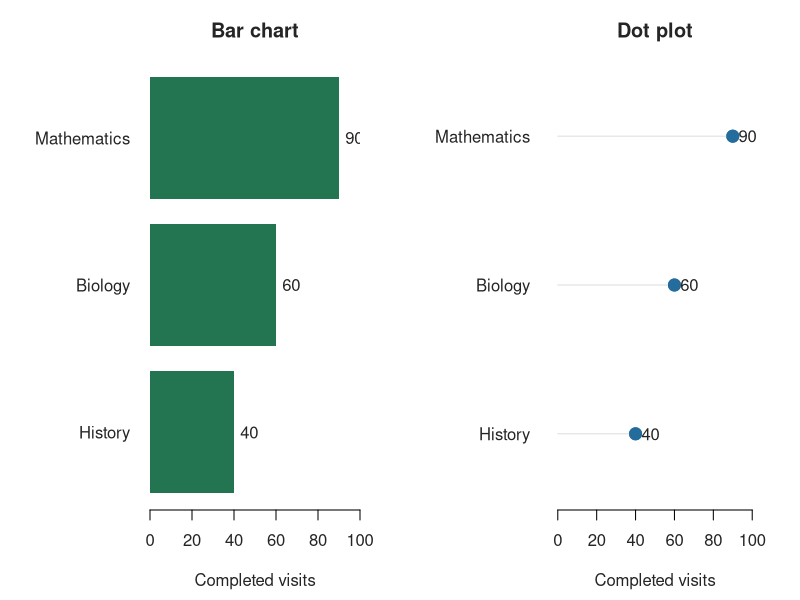
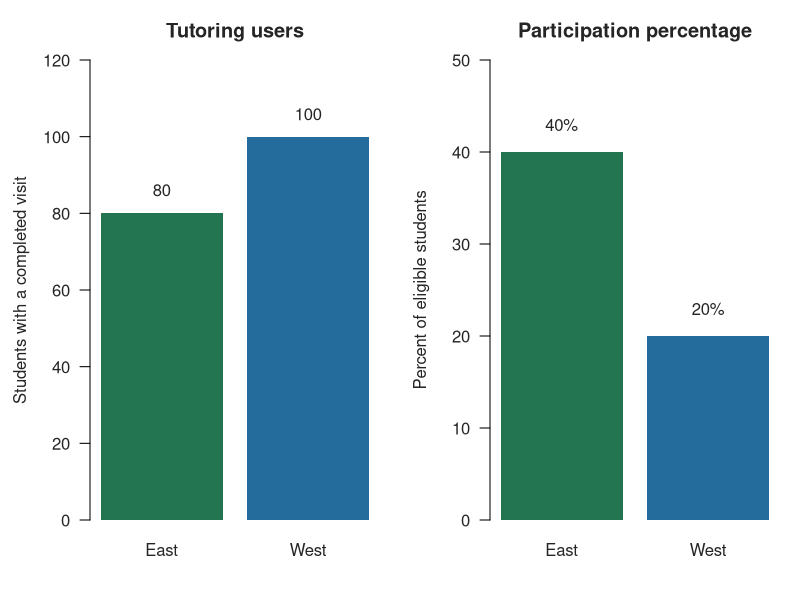
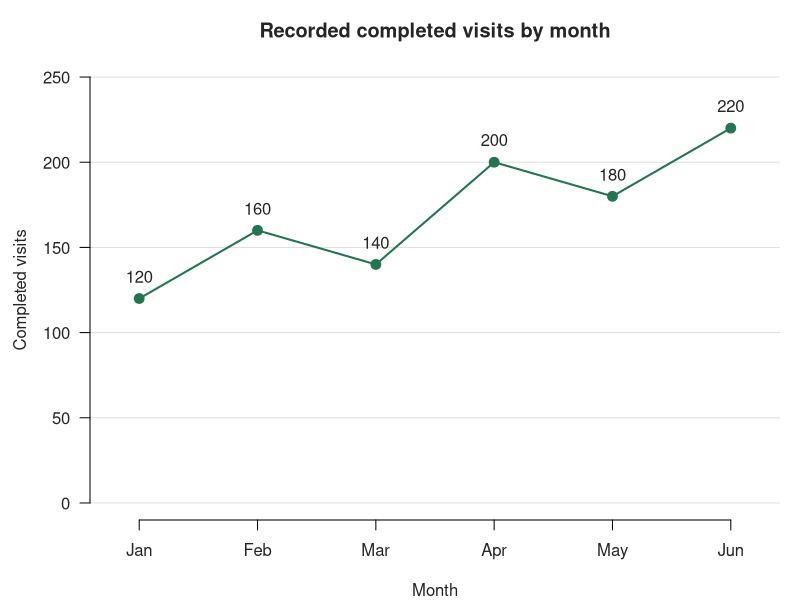
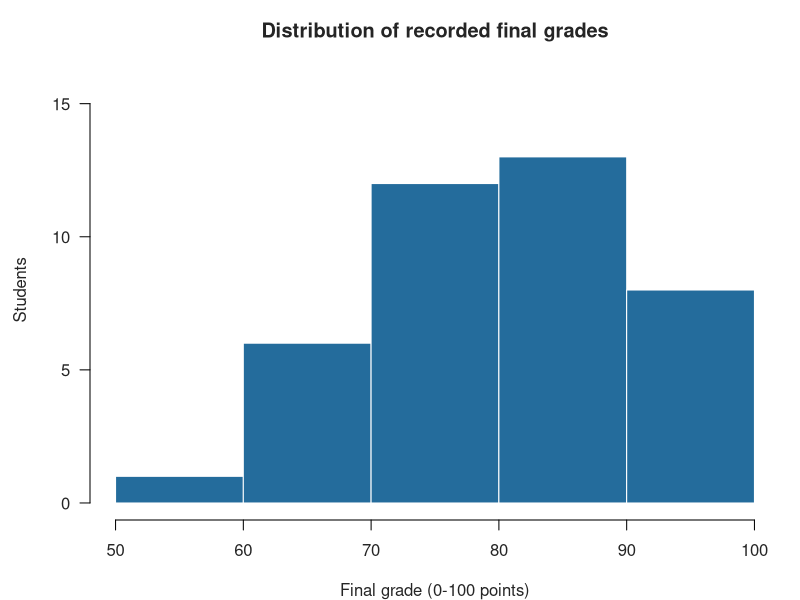
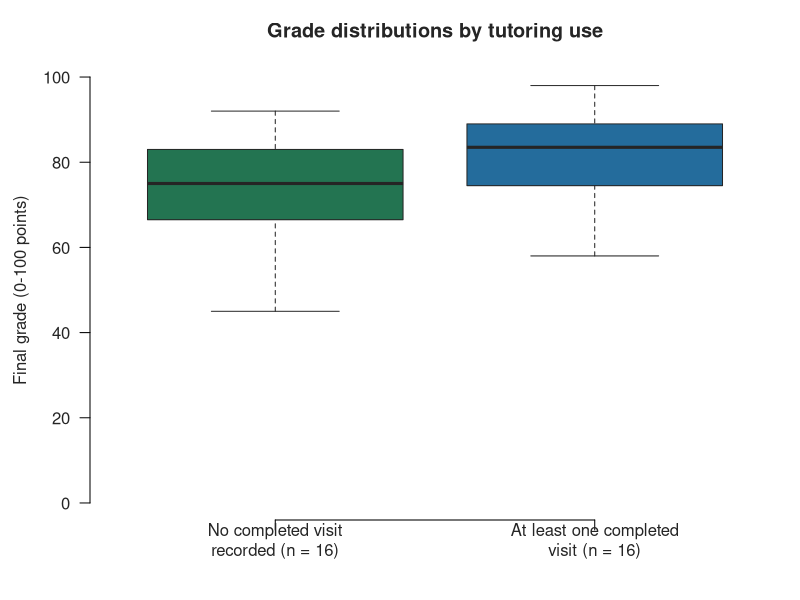
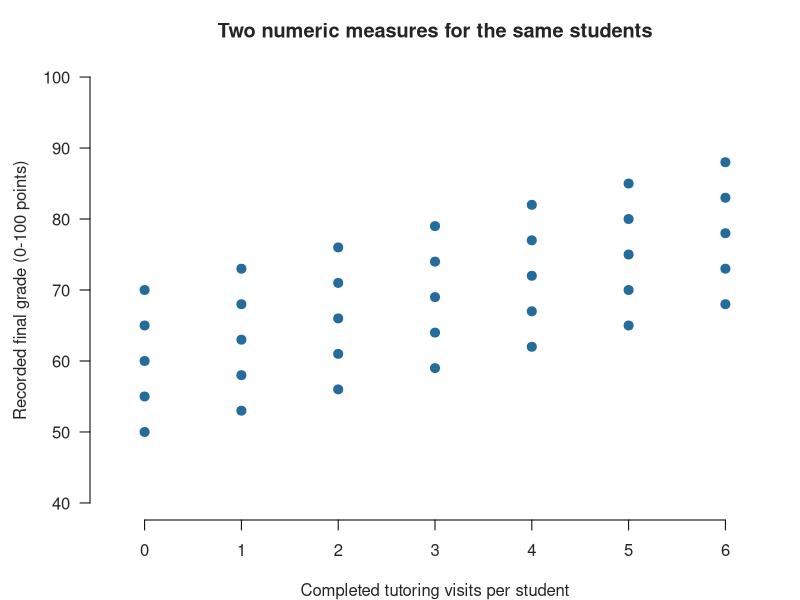
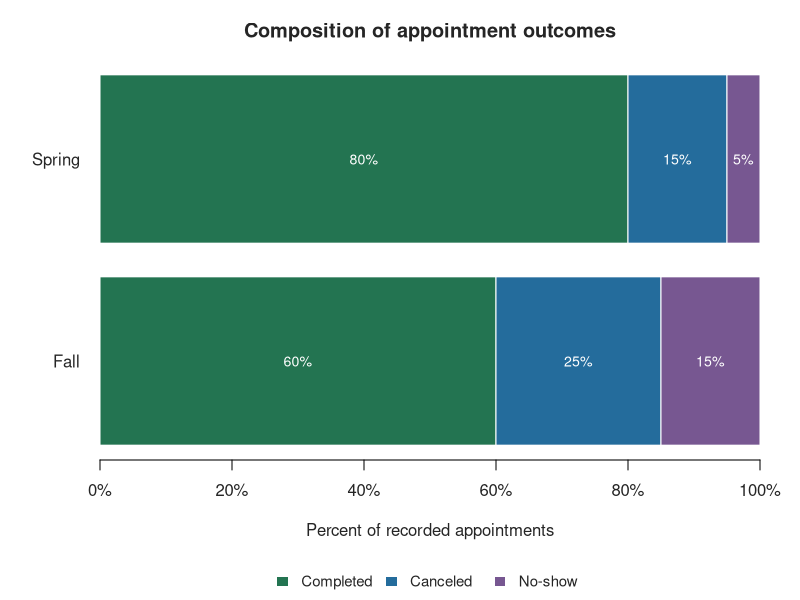

The R script that drew these images, in order:
args <- commandArgs(trailingOnly = FALSE)
script_path <- sub("^--file=", "", args[grepl("^--file=", args)])
output_dir <- dirname(normalizePath(script_path))

ink <- "#252525"
green <- "#237451"
blue <- "#246c9c"
purple <- "#775791"
grid_color <- "#dedede"

open_figure <- function(filename, width = 1500, height = 850) {
  png(file.path(output_dir, filename), width = width, height = height, res = 190)
  par(family = "sans", col = ink, col.axis = ink, col.lab = ink,
      col.main = ink, cex = 1, las = 1, bty = "n")
}

# Each value is illustrative; no external records are used.
open_figure("category_comparison.png", width = 1800, height = 850)
par(mfrow = c(1, 2), mar = c(4.5, 7.5, 3, 2))
visits <- c(History = 40, Biology = 60, Mathematics = 90)
barplot(visits, horiz = TRUE, col = green, border = NA, xlim = c(0, 100),
        xlab = "Completed visits", main = "Bar chart", axes = FALSE)
axis(1, at = seq(0, 100, 20))
text(visits + 3, c(0.7, 1.9, 3.1), labels = visits, adj = 0)
plot(visits, seq_along(visits), pch = 19, col = blue, cex = 1.6,
     xlim = c(0, 100), ylim = c(0.6, 3.4), yaxt = "n", xaxt = "n",
     xlab = "Completed visits", ylab = "", main = "Dot plot")
axis(1, at = seq(0, 100, 20))
axis(2, at = seq_along(visits), labels = names(visits), tick = FALSE)
segments(0, seq_along(visits), visits, seq_along(visits), col = grid_color)
points(visits, seq_along(visits), pch = 19, col = blue, cex = 1.6)
text(visits + 3, seq_along(visits), labels = visits, adj = 0)
dev.off()

open_figure("counts_percentages.png", height = 750)
par(mfrow = c(1, 2), mar = c(4, 4.5, 3, 1))
participants <- c(East = 80, West = 100)
eligible <- c(East = 200, West = 500)
positions <- barplot(participants, col = c(green, blue), border = NA,
                     ylim = c(0, 120), ylab = "Students with a completed visit",
                     main = "Tutoring users")
text(positions, participants + 6, labels = participants)
percentages <- 100 * participants / eligible
positions <- barplot(percentages, col = c(green, blue), border = NA,
                     ylim = c(0, 50), ylab = "Percent of eligible students",
                     main = "Participation percentage")
text(positions, percentages + 3, labels = paste0(percentages, "%"))
dev.off()

open_figure("monthly_trend.png")
par(mar = c(4, 4.5, 3, 1))
months <- c("Jan", "Feb", "Mar", "Apr", "May", "Jun")
monthly <- c(120, 160, 140, 200, 180, 220)
plot(seq_along(months), monthly, type = "n", xaxt = "n", yaxt = "n",
     xlim = c(0.8, 6.2), ylim = c(0, 250), xlab = "Month",
     ylab = "Completed visits", main = "Recorded completed visits by month")
abline(h = seq(0, 250, 50), col = grid_color)
axis(1, at = seq_along(months), labels = months)
axis(2, at = seq(0, 250, 50))
lines(seq_along(months), monthly, col = green, lwd = 2)
points(seq_along(months), monthly, col = green, pch = 19, cex = 1.3)
text(seq_along(months), monthly + 13, labels = monthly)
dev.off()

open_figure("score_distribution.png")
par(mar = c(4, 4.5, 3, 1))
scores <- c(55, 60, 62, 65, 66, 68, 69, 70, 71, 72, 73, 74, 75, 75,
            76, 77, 78, 78, 79, 80, 80, 81, 82, 82, 83, 84, 85, 85,
            86, 87, 88, 89, 90, 91, 92, 93, 94, 96, 97, 98)
hist(scores, breaks = seq(50, 100, 10), right = FALSE, col = blue,
     border = "white", xlab = "Final grade (0-100 points)", ylab = "Students",
     main = "Distribution of recorded final grades", ylim = c(0, 16),
     xaxt = "n")
axis(1, at = seq(50, 100, 10))
dev.off()

open_figure("group_boxplots.png")
par(mar = c(4, 4.5, 3, 1))
grades <- list(
  "No completed visit recorded" = c(45, 58, 62, 65, 68, 70, 72, 74, 76, 78,
                                     80, 82, 84, 86, 89, 92),
  "At least one completed visit" = c(58, 65, 70, 73, 76, 79, 81, 83, 84, 85,
                                     86, 88, 90, 92, 94, 98)
)
boxplot(grades, col = c(green, blue), border = ink, ylim = c(0, 100),
        ylab = "Final grade (0-100 points)", main = "Grade distributions by tutoring use",
        names = c("No completed visit\nrecorded (n = 16)",
                  "At least one completed\nvisit (n = 16)"))
dev.off()

open_figure("visits_grades_scatter.png")
par(mar = c(4, 4.5, 3, 1))
student_visits <- rep(0:6, each = 5)
student_grades <- 60 + 3 * student_visits + rep(c(-10, -5, 0, 5, 10), 7)
plot(student_visits, student_grades, pch = 19, col = blue, cex = 1.2,
     xlim = c(-0.3, 6.3), ylim = c(40, 100), xaxt = "n",
     xlab = "Completed tutoring visits per student",
     ylab = "Recorded final grade (0-100 points)",
     main = "Two numeric measures for the same students")
axis(1, at = 0:6)
dev.off()

open_figure("appointment_composition.png", height = 950)
par(mar = c(7, 5, 3, 2))
shares <- rbind(Completed = c(60, 80), Canceled = c(25, 15),
                "No-show" = c(15, 5))
colnames(shares) <- c("Fall", "Spring")
positions <- barplot(shares, horiz = TRUE, col = c(green, blue, purple),
                     border = "white", xlim = c(0, 100), axes = FALSE,
                     xlab = "Percent of recorded appointments",
                     main = "Composition of appointment outcomes")
axis(1, at = seq(0, 100, 20), labels = paste0(seq(0, 100, 20), "%"))
for (column in seq_len(ncol(shares))) {
  centers <- cumsum(shares[, column]) - shares[, column] / 2
  text(centers, rep(positions[column], 3), labels = paste0(shares[, column], "%"),
       col = "white", cex = 0.85)
}
legend(x = 50, y = -0.5, xjust = 0.5, yjust = 1, legend = rownames(shares),
       fill = c(green, blue, purple), border = NA, horiz = TRUE,
       bty = "n", xpd = NA, cex = 0.9)
dev.off()

message("Wrote seven illustrative chart figures to ", output_dir)
